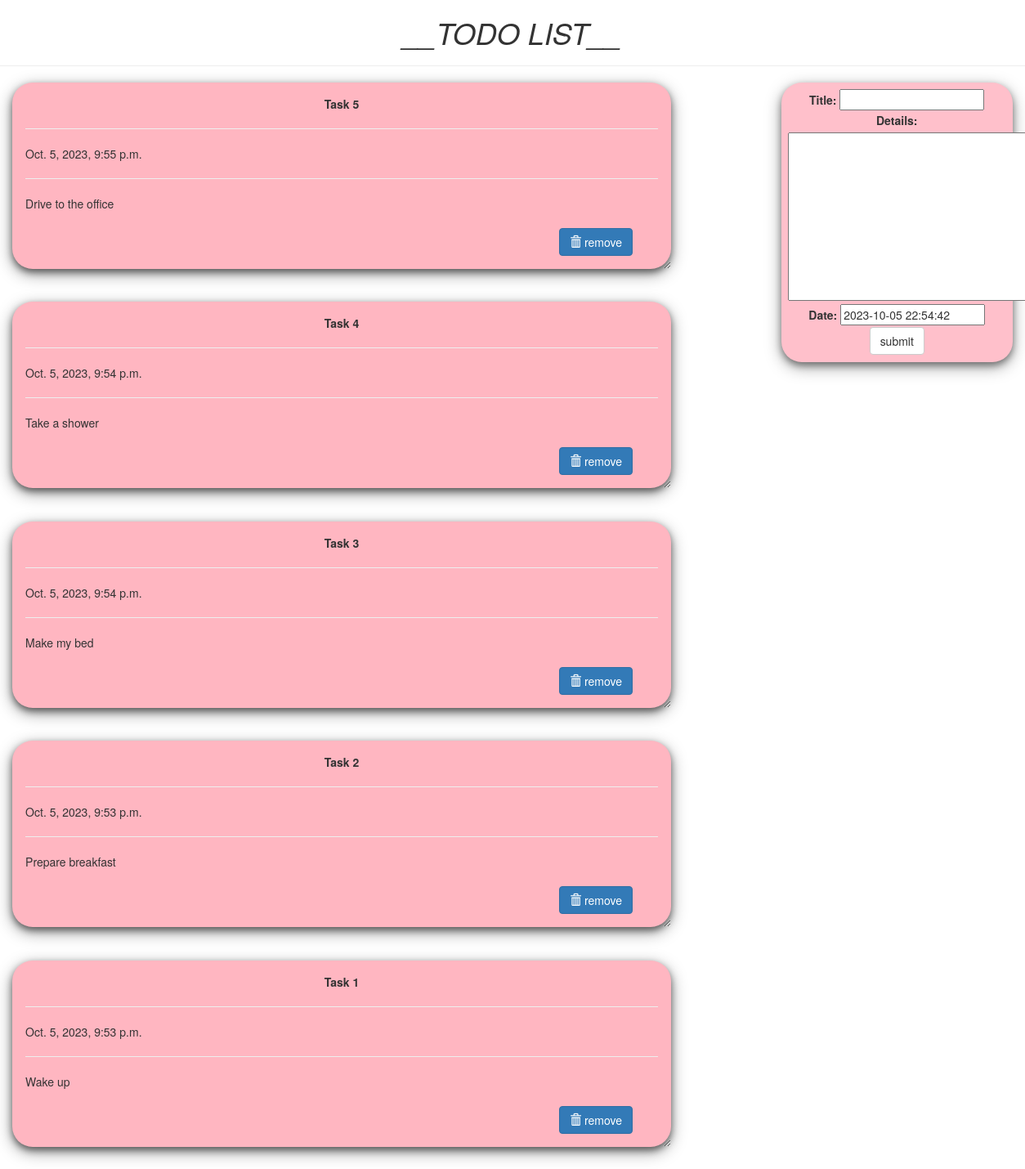
Before: / with the older database file.
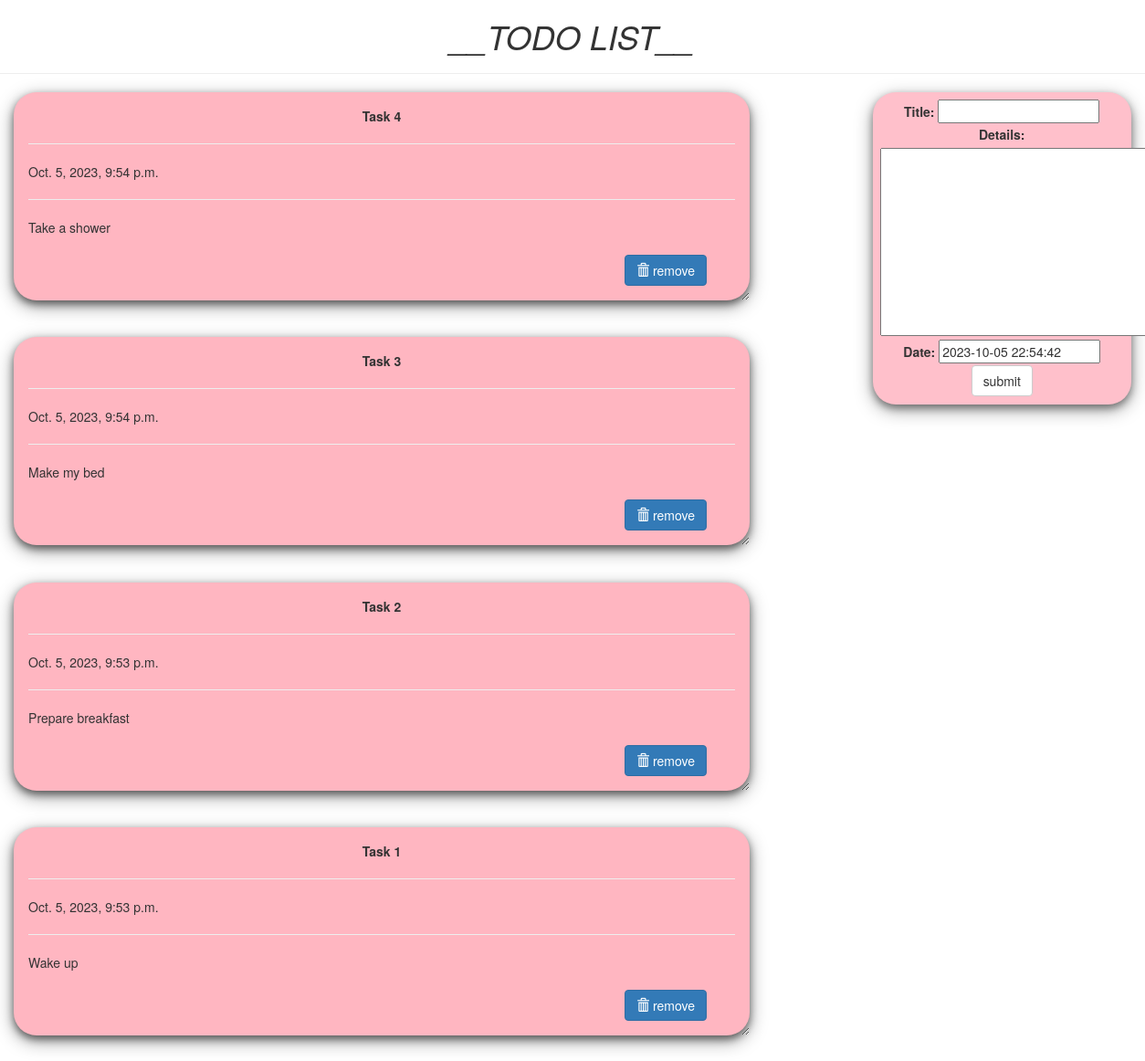
After: the same page with the newer database file.
### todo_app/models.py (models this page shows, shortened)
class Todo(models.Model):
    title = models.CharField(max_length=100)
    details = models.TextField()
    date = models.DateTimeField(default=timezone.now)

### todo_app/views.py (the view)
# urls.py: path('', views.index, name="todo"),
def index(request):
    item_list = Todo.objects.order_by("-date")
    if request.method == "POST":
        form = TodoForm(request.POST)
        if form.is_valid():
            form.save()
            return redirect('todo')
    form = TodoForm()
    page = {
        "forms": form,
        "list": item_list,
        "title": "TODO LIST",
    }
    return render(request, 'todo/index.html', page)

### todo_app/forms.py
class TodoForm(forms.ModelForm):
    class Meta:
        model = Todo
        fields = "__all__"

### todo_app/templates/todo/index.html (shortened to what this page needs)
<!DOCTYPE html>
<html lang="en" dir="ltr">
<head>
  <link rel="stylesheet" href="https://maxcdn.bootstrapcdn.com/bootstrap/3.3.7/css/bootstrap.min.css">
</head>
<body  class="container-fluid">
  <center class="row">
    <h1><i>__TODO LIST__</i></h1>
    <hr />
  </center>
  <div class="row">
    <div class="col-md-8">
      {% for i in list %}
      <div class="card">
        <center><b>{{i.title}}</b></center>
        <hr/>
        {{i.date}}
        <hr/>
        {{i.details}}
        <br />
        <br />
        <form action="/del/{{i.id}}" method="POST" style=" padding-right: 4%; padding-bottom: 3%;">
          <button value="remove" type="submit"  class="btn btn-primary" style="float: right;"><span class="glyphicon glyphicon-trash"></span>   remove</button>
        </form>
      </div>
      {% endfor%}
    </div>
    <div class="col-md-1"> </div>
    <div class="col-md-3" >
      <div  class="submit_form">
      <form  method="POST">
        {{forms}}
        <center>
        <input type="submit" class="btn btn-default" value="submit" />
      </center>
      </form>
    </div>
  </div>
</div>
</body>
</html>

### todo_app/templates/todo/index.html (style rules this page uses)
.card { box-shadow: 0 4px 8px 0 rgba(0,0,0,0.5), 0 6px 20px 0 rgba(0,0,0,0.39); background: lightpink; margin-bottom : 5%; border-radius: 25px; padding : 2%; overflow: auto; resize: both; text-overflow: ellipsis; }
.submit_form { text-align: center; padding: 3%; background: pink; border-radius: 25px; box-shadow: 0 4px 8px 0 rgba(0,0,0,0.4), 0 6px 20px 0 rgba(0,0,0,0.36); }

Changed rows visible on the page:
removed Todo: title "Task 5", date "Oct. 5, 2023, 9:55 p.m.", details "Drive to the office"
